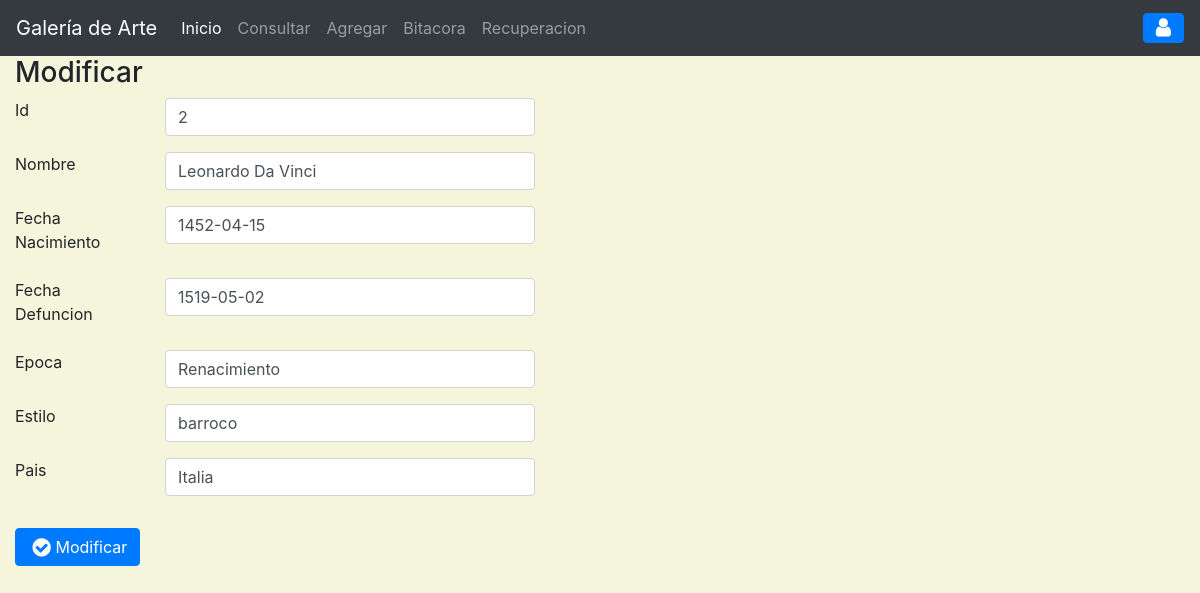
/?c=Artista&a=FormAgregar&id=2, run on the app's committed database.
### tables this page shows
CREATE TABLE `artista` (
  `idobj` int(11) NOT NULL,
  `nomArt` varchar(25) DEFAULT NULL,
  `fechNacArt` date DEFAULT NULL,
  `epocArt` varchar(25) DEFAULT NULL,
  `fechDefArt` date DEFAULT NULL,
  `estArt` varchar(30) DEFAULT NULL,
  `paisArt` varchar(25) DEFAULT NULL,
  KEY `fk_art_obj` (`idobj`),
  CONSTRAINT `fk_art_obj` FOREIGN KEY (`idobj`) REFERENCES `objetoarte` (`idobj`) ON DELETE CASCADE ON UPDATE CASCADE
);

### controller/artista.controlador.php (called while the page is built, shortened)
<?php
require_once('model/artista.php');
class ArtistaControlador
{
    private $modelo;
    public function __CONSTRUCT(){
        $this->modelo = new Artista();
    }
    public function FormAgregar(){
            $titulo = "Agregar";
            $Arti = new Artista();
            if(isset($_GET['id'])){
                $Arti = $this->modelo->getArtistaById($_GET['id'])[0];
                $titulo = "Modificar";
            }
            require_once "view/header.php";
            require_once "view/artista/agregar.php";
            require_once "view/footer.php";
    }
}
?>

### model/conexion.php (called while the page is built, shortened)
<?php
class BaseDeDatos
{
    public static function Conectar(){
        try {
            $conexion = new PDO("mysql:host=".self::servidor.";dbname="
            .self::basedatos.";charset=utf8",self::usuario,self::password);
            $conexion->setAttribute(PDO::ATTR_ERRMODE,PDO::ERRMODE_EXCEPTION);
            return $conexion;
        } catch (PDOException $e) {
            return "Fallo la conexion a la base de datos".$e->getMessage();
        }
    }
}
?>

### model/artista.php (called while the page is built, shortened)
<?php
class Artista
{
    private $pdo;
    public function __CONSTRUCT(){
        $this->pdo = BaseDeDatos::Conectar();
    }
    public function getArtistaById($id){
        try {
            $sql = "SELECT * FROM artista WHERE idobj=$id";
            $consulta = $this->pdo->prepare($sql);
            $consulta->execute();
            return $consulta->fetchAll(PDO::FETCH_OBJ);
        } catch (Exception $e) {
            die($e->getMessage());
        }
    }
}
?>

### view/artista/agregar.php (the view, shortened to what this page needs)
<main class="app-content">
<div class="col-md-6">
          <div class="tile">
            <h3 class="tile-title"><?=$titulo?></h3>
            <div class="tile-body">
                <form class="form-horizontal" method="POST" action="view/artista/guardar-artista.php">
                <div class="form-group row">
                  <label class="control-label col-md-3">Id</label>
                  <div class="col-md-8">
                    <input class="form-control" type="text" name="idartista" value="<?=$Arti->idobj ?? ''?>" placeholder="">
                  </div>
                </div>
                <div class="form-group row">
                  <label class="control-label col-md-3">Nombre</label>
                  <div class="col-md-8">
                    <input class="form-control" type="text" name="nombreartista" value="<?=$Arti->nomArt ?? ''?>" placeholder="">
                  </div>
                </div>
                <div class="form-group row">
                  <label class="control-label col-md-3">Fecha Nacimiento</label>
                  <div class="col-md-8">
                    <input class="form-control" type="text" name="fnaartista" value="<?=$Arti->fechNacArt ?? ''?>" placeholder="yyyy-mm-dd">
                  </div>
                </div>
                 <div class="form-group row">
                  <label class="control-label col-md-3">Fecha Defuncion</label>
                  <div class="col-md-8">
                    <input class="form-control" type="text" name="fdeartista" value="<?=$Arti->fechDefArt ?? ''?>" placeholder="yyyy-mm-dd">
                  </div>
                </div>
                <div class="form-group row">
                  <label class="control-label col-md-3">Epoca</label>
                  <div class="col-md-8">
                    <input class="form-control" type="text" name="epocaartista" value="<?=$Arti->epocArt ?? ''?>" placeholder="">
                  </div>
                </div>
                <div class="form-group row">
                  <label class="control-label col-md-3">Estilo</label>
                  <div class="col-md-8">
                    <input class="form-control" type="text" name="estiloartista" value="<?=$Arti->estArt ?? ''?>" placeholder="">
                  </div>
                </div>
                <div class="form-group row">
                  <label class="control-label col-md-3">Pais</label>
                  <div class="col-md-8">
                    <input class="form-control" type="text" name="paisartista" value="<?=$Arti->paisArt ?? ''?>" placeholder="">
                  </div>
                </div>
            <div class="tile-footer">
              <div class="row">
                <div class="col-md-8 col-md-offset-3">
                  <button class="btn btn-primary" type="submit"><i class="fa fa-fw fa-lg fa-check-circle">
                  </i><?=$titulo?></button>
                </div>
              </div>
            </div>
            </form>
          </div>
</div>
</main>

### data on the page
artista: idartista "2", nombreartista "Leonardo Da Vinci", fnaartista "1452-04-15", fdeartista "1519-05-02", epocaartista "Renacimiento", estiloartista "barroco", paisartista "Italia"

### other printed values
$titulo "Modificar"
